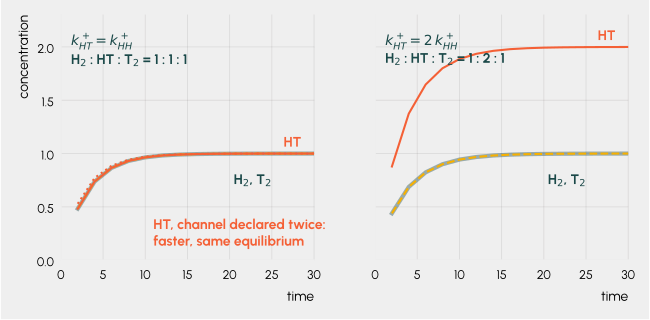

Generate this figure with Python:
"""Zero-flux test of the isotopologue channels.

Two mobile atomic species (H, T) in a metal feed three molecular carriers
(H2, HT, T2) in a liquid through three InterfaceReaction channels. The metal
side is held at fixed concentrations and the liquid has no outlet, so at steady
state every channel rate vanishes and the interface sits at true equilibrium.

We then measure the isotope exchange constant

    K_exch = c_HT^2 / (c_H2 * c_T2)

which the classical (mass-independent) statistical result puts at 4, i.e.
H2 : HT : T2 = 1 : 2 : 1 for equal H and T populations.

The point of the test is to find out what FESTIM's mass-action convention
gives, rather than to assume it.
"""

import matplotlib

matplotlib.use("Agg")

import festim as F
import matplotlib.pyplot as plt
import morethemes as mt
import numpy as np


def run(k_plus_HT, k_plus_homo=1.0, k_minus=1.0, c_H=1.0, c_T=1.0, duplicate_HT=False):
    """Equilibrate the three channels and return (c_H2, c_HT, c_T2) at Gamma.

    If duplicate_HT is True, the mixed channel is declared twice, as H + T and
    as T + H, to test whether declaring both orderings reproduces the
    statistical factor without touching the rate constants.
    """
    model = F.HydrogenTransportProblemDiscontinuous()

    metal = F.Material(D_0=1.0, E_D=0)
    liquid = F.Material(D_0=1.0, E_D=0)

    vol_m = F.VolumeSubdomain1D(id=1, material=metal, borders=[0, 0.5])
    vol_l = F.VolumeSubdomain1D(id=2, material=liquid, borders=[0.5, 1])
    left = F.SurfaceSubdomain(id=3, locator=lambda x: np.isclose(x[0], 0))

    model.subdomains = [vol_m, vol_l, left]
    model.mesh = F.Mesh1D(vertices=np.linspace(0, 1, 101))

    H = F.Species("H", subdomains=[vol_m])
    T = F.Species("T", subdomains=[vol_m])
    H2 = F.Species("H2", subdomains=[vol_l])
    HT = F.Species("HT", subdomains=[vol_l])
    T2 = F.Species("T2", subdomains=[vol_l])
    model.species = [H, T, H2, HT, T2]

    # 2H <-> H2, H + T <-> HT, 2T <-> T2
    model.interfaces = [
        F.InterfaceReaction(
            id=1,
            subdomains=[vol_m, vol_l],
            k_plus=k_plus_homo,
            k_minus=k_minus,
            reactants=[H, H],
            products=[H2],
        ),
        F.InterfaceReaction(
            id=1,
            subdomains=[vol_m, vol_l],
            k_plus=k_plus_HT,
            k_minus=k_minus,
            reactants=[H, T],
            products=[HT],
        ),
        F.InterfaceReaction(
            id=1,
            subdomains=[vol_m, vol_l],
            k_plus=k_plus_homo,
            k_minus=k_minus,
            reactants=[T, T],
            products=[T2],
        ),
    ]

    if duplicate_HT:
        model.interfaces.append(
            F.InterfaceReaction(
                id=1,
                subdomains=[vol_m, vol_l],
                k_plus=k_plus_HT,
                k_minus=k_minus,
                reactants=[T, H],
                products=[HT],
            )
        )

    # metal side held fixed; the liquid has no outlet, so the steady state is
    # a zero-flux state, i.e. equilibrium
    model.boundary_conditions = [
        F.FixedConcentrationBC(species=H, subdomain=left, value=c_H),
        F.FixedConcentrationBC(species=T, subdomain=left, value=c_T),
    ]

    model.temperature = 300
    model.settings = F.Settings(final_time=200, atol=1e-12, rtol=1e-12, stepsize=2.0)
    model.exports = [
        F.Profile1DExport(field=H2, subdomain=vol_l),
        F.Profile1DExport(field=HT, subdomain=vol_l),
        F.Profile1DExport(field=T2, subdomain=vol_l),
    ]

    model.initialise()
    model.run()

    # liquid is uniform, so take the interface node of each profile at each
    # exported time
    t = np.array(model.exports[0].t)
    series = np.array([[data[0] for data in e.data] for e in model.exports])
    return t, series


def plot(results, filename):
    """The three carriers relaxing to equilibrium, labelled on the curves.

    Left: equal forward constants, which give H2 : HT : T2 = 1 : 1 : 1. Right:
    the statistical factor k_HT = 2 k_homo, which gives 1 : 2 : 1. The
    duplicated-channel run is overlaid on the left panel to show that it only
    rescales the approach in time and lands on the same equilibrium.
    """
    mt.set_theme("urban")
    plt.rcParams["axes.prop_cycle"] = plt.cycler(
        color=["#1a4848", "#f7b000", "#f46036", "#c9f2c7", "#aceca1"]
    )
    plt.rcParams["axes.spines.top"] = False
    plt.rcParams["axes.spines.right"] = False

    # the whole transient is over well before the end of the run; show only the
    # part where anything happens
    t_max = 30.0

    fig, axes = plt.subplots(1, 2, figsize=(6.5, 3.2), sharey=True)

    for ax, key, case, ratio in zip(
        axes,
        ("plain", "statistical"),
        ("$k^+_{HT} = k^+_{HH}$", "$k^+_{HT} = 2\\,k^+_{HH}$"),
        ("1 : 1 : 1", "1 : 2 : 1"),
    ):
        t, series = results[key]
        window = t <= t_max
        t = t[window]
        c_H2, c_HT, c_T2 = series[:, window]

        # H2 and T2 coincide by symmetry, so draw H2 thick and pale underneath
        ax.plot(t, c_H2, color="C0", linewidth=3, alpha=0.4)
        ax.plot(t, c_T2, color="C1", linestyle="--")
        ax.plot(t, c_HT, color="C2")

        ax.annotate(
            "HT",
            xy=(t[-1], c_HT[-1]),
            xytext=(-22, 5),
            textcoords="offset points",
            color="C2",
            weight="bold",
        )
        ax.annotate(
            "H$_2$, T$_2$",
            xy=(t[-1], c_H2[-1]),
            xytext=(-58, -22),
            textcoords="offset points",
            color="C0",
            weight="bold",
        )
        ax.annotate(
            f"{case}\nH$_2$ : HT : T$_2$ = {ratio}",
            xy=(0.04, 0.80),
            xycoords="axes fraction",
            color="C0",
            weight="bold",
        )
        ax.set_xlabel("time")
        ax.set_xlim(0, t_max)

    # the duplication trick, on the panel whose equilibrium it fails to change
    t_dup, series_dup = results["duplicated"]
    window = t_dup <= t_max
    axes[0].plot(
        t_dup[window], series_dup[1][window], color="C2", linestyle=":", linewidth=1.5
    )
    axes[0].annotate(
        "HT, channel declared twice:\nfaster, same equilibrium",
        xy=(t_dup[3], series_dup[1][3]),
        xytext=(18, -62),
        textcoords="offset points",
        color="C2",
        weight="bold",
    )

    axes[0].set_ylabel("concentration")
    axes[0].set_ylim(0, 2.3)
    fig.tight_layout()
    fig.savefig(filename)


if __name__ == "__main__":
    cases = [
        ("plain", "plain mass action     (k_HT = k_homo)", 1.0, False),
        ("statistical", "statistical factor    (k_HT = 2 k_homo)", 2.0, False),
        ("duplicated", "duplicated channel    (H+T and T+H, k_HT = k_homo)", 1.0, True),
    ]
    results = {}
    for key, label, k_HT, duplicate in cases:
        t, series = run(k_plus_HT=k_HT, duplicate_HT=duplicate)
        results[key] = (t, series)
        c_H2, c_HT, c_T2 = series[:, -1]
        K = c_HT**2 / (c_H2 * c_T2)
        print(f"\n{label}")
        print(f"  c_H2 = {c_H2:.6f}  c_HT = {c_HT:.6f}  c_T2 = {c_T2:.6f}")
        print(f"  ratio H2 : HT : T2 = 1 : {c_HT / c_H2:.4f} : {c_T2 / c_H2:.4f}")
        print(f"  K_exch = {K:.6f}")

    plot(results, "isotopologue_equilibrium.pdf")
